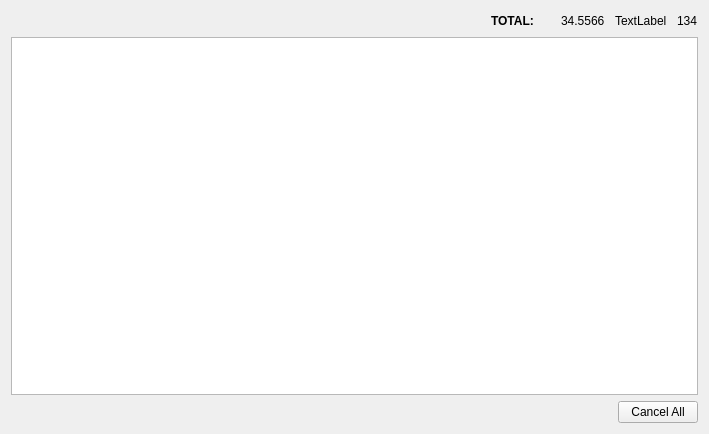
<?xml version="1.0" encoding="UTF-8"?>
<ui version="4.0">
 <class>LuxgateOpenOrdersPanel</class>
 <widget class="QFrame" name="LuxgateOpenOrdersPanel">
  <property name="geometry">
   <rect>
    <x>0</x>
    <y>0</y>
    <width>709</width>
    <height>434</height>
   </rect>
  </property>
  <property name="windowTitle">
   <string>Frame</string>
  </property>
  <layout class="QVBoxLayout" name="verticalLayout">
   <item>
    <layout class="QHBoxLayout" name="horizontalLayout">
     <property name="spacing">
      <number>10</number>
     </property>
     <item>
      <spacer name="horizontalSpacer">
       <property name="orientation">
        <enum>Qt::Horizontal</enum>
       </property>
       <property name="sizeHint" stdset="0">
        <size>
         <width>40</width>
         <height>20</height>
        </size>
       </property>
      </spacer>
     </item>
     <item>
      <widget class="QLabel" name="labelTotalTytle">
       <property name="font">
        <font>
         <weight>75</weight>
         <bold>true</bold>
        </font>
       </property>
       <property name="text">
        <string>TOTAL:</string>
       </property>
      </widget>
     </item>
     <item>
      <widget class="QLabel" name="labelBaseTotalCurrency">
       <property name="text">
        <string/>
       </property>
      </widget>
     </item>
     <item>
      <widget class="QLabel" name="labelBaseTotal">
       <property name="text">
        <string>34.5566</string>
       </property>
      </widget>
     </item>
     <item>
      <widget class="QLabel" name="labelQuoteTotalCurrency">
       <property name="text">
        <string>TextLabel</string>
       </property>
      </widget>
     </item>
     <item>
      <widget class="QLabel" name="labelQuoteTotal">
       <property name="text">
        <string>134</string>
       </property>
      </widget>
     </item>
    </layout>
   </item>
   <item>
    <widget class="QTableView" name="tableViewOpenOrders">
     <property name="selectionMode">
      <enum>QAbstractItemView::NoSelection</enum>
     </property>
    </widget>
   </item>
   <item>
    <layout class="QHBoxLayout" name="horizontalLayout_2">
     <item>
      <spacer name="horizontalSpacer_2">
       <property name="orientation">
        <enum>Qt::Horizontal</enum>
       </property>
       <property name="sizeHint" stdset="0">
        <size>
         <width>40</width>
         <height>20</height>
        </size>
       </property>
      </spacer>
     </item>
     <item>
      <widget class="QPushButton" name="pushButtonAllCancel">
       <property name="text">
        <string>Cancel All</string>
       </property>
       <property name="icon">
        <iconset resource="../lux.qrc">
         <normaloff>:/icons/quit</normaloff>:/icons/quit</iconset>
       </property>
      </widget>
     </item>
    </layout>
   </item>
  </layout>
 </widget>
 <resources>
  <include location="../lux.qrc"/>
 </resources>
 <connections/>
</ui>
